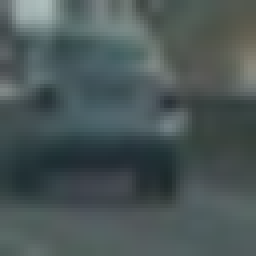
#> input picture data/vehicles/GTI_Far/image0024.png, 64 x 64 px (shown 4 times larger); its folder holds only this picture in this run
$ jupyter execute --allow-errors vehicle_detection.ipynb   (shell and % lines are left out)   (older library calls are emulated)
#> lines starting #> are read from the running program, lines starting #| are printed output that depends on the picture
##Imports

[cell 1]
import glob
import cv2
import math
import numpy as np

from sklearn.preprocessing import StandardScaler
from sklearn.model_selection import train_test_split
from sklearn.svm import LinearSVC

from skimage.feature import hog
import matplotlib.image as mpimg
import matplotlib.pyplot as plt

##Loading and visualisation of training data

[cell 2]
vehicle_data = np.array( glob.glob("./data/vehicles/**/*.png") )
non_vehicle_data = np.array( glob.glob("./data/non-vehicles/**/*.png") )
print('Vehicles loaded: {0}'.format(len(vehicle_data)))
print('Non-vehicles loaded: {0}'.format(len(non_vehicle_data)))

[cell 3]
def visualise_images(images):
    fig, axs = plt.subplots(
        nrows=math.ceil(len(images) / 5),
        ncols=5,
        figsize=(16,16)
    )
    axs = axs.ravel()

    for image, ax in zip(images, axs):
        ax.imshow(image)

def load_images(images_paths):
    return [
        cv2.cvtColor(
            cv2.imread(image_path),
            cv2.COLOR_BGR2RGB
        )
        for image_path in images_paths
    ]

def sample(images, sample_size):
    return images[ np.random.choice(np.arange(len(images)), sample_size) ]

[cell 4]
visualise_images(load_images(sample(vehicle_data, 5)))
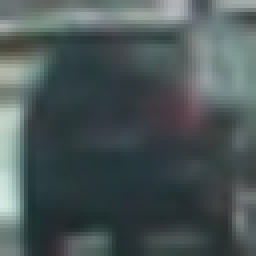
#> input picture data/vehicles/GTI_Left/image0023.png, 64 x 64 px (shown 4 times larger)
#> the loop in visualise_images, `for image, ax in zip(images, axs):` made 5 passes
#> (the rest of this cell did not finish here and is left out)


##Histogram of Gradients

[cell 5]
def get_hog_features(img, orient, pix_per_cell, cell_per_block, vis=True,
                     feature_vec=True):

    """
    Function accepts params and returns HOG features (optionally flattened) and an optional matrix for
    visualization. Features will always be the first return (flattened if feature_vector= True).
    A visualization matrix will be the second return if visualize = True.
    """

    return_list = hog(img, orientations=orient, pixels_per_cell=(pix_per_cell, pix_per_cell),
                                  cells_per_block=(cell_per_block, cell_per_block),
                                  # block_norm= 'L2-Hys',
                                  transform_sqrt=False,
                                  visualise= vis, feature_vector= feature_vec)

    if type(return_list) != tuple:
        return return_list

    # name returns explicitly
    hog_features = return_list[0]

    if vis:
        hog_image = return_list[1]
        return hog_features, hog_image
    else:
        return hog_features

[cell 6]
def visualise_hog(images_paths, sample_size):
    images_sample = sample(images_paths, sample_size)
    hog_images_sample = [
        get_hog_features(img[:,:,2], 9, 8, 8, vis=True, feature_vec=True)[1]
        for img in load_images(images_sample)
    ]

    visualise_images(load_images(images_sample))
    visualise_images(hog_images_sample)

visualise_hog(vehicle_data, 5)
#> in get_hog_features, `return_list = hog(img, orientations=orient, pixels_per_cell=(pix_per_c..`:
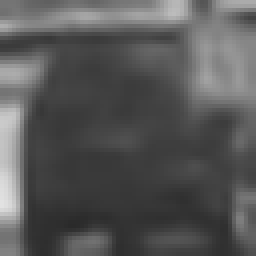
#> img: shape (64, 64) (shown 4 times larger); min 42, max 226, mean 87.1
#> in get_hog_features, `hog_features = return_list[0]`: hog_features = 576 values, max 0.236 at index 22, min 0 at index 17, mean 0.0186
#> in get_hog_features, `hog_image = return_list[1]`:
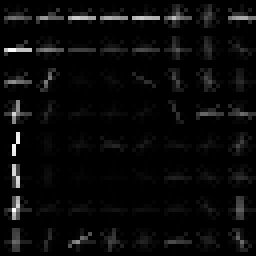
#> hog_image: shape (64, 64) float64 (shown 4 times larger); min 0, max 34.01, mean 1.3; drawn with min black and max white
#> in visualise_hog, `hog_images_sample = [ get_hog_features(img[:,:,2], 9, 8, 8, vis=True, ..`: hog_images_sample = 5 items
#> the loop in visualise_images (call 2), `for image, ax in zip(images, axs):` made 5 passes
#> (the rest of this cell did not finish here and is left out)


##Features extraction and classisicator training

[cell 7]
color_space = 'YCrCb' # Can be RGB, HSV, LUV, HLS, YUV, YCrCb
orient = 8  # HOG orientations
pix_per_cell = 8 # HOG pixels per cell
cell_per_block = 2 # HOG cells per block
hog_channel = 'ALL' # Can be 0, 1, 2, or "ALL"
spatial_size = (32, 32) # Spatial binning dimensions
hist_bins = 32    # Number of histogram bins
spatial_feat = True # Spatial features on or off
hist_feat = True # Histogram features on or off
hog_feat = True # HOG features on or off
y_start_stop = [350, 660] # Min and max in y to search in slide_window()

[cell 8]
import matplotlib.image as mpimg
import numpy as np
import cv2
from skimage.feature import hog
# Define a function to return HOG features and visualization
def get_hog_features(img, orient, pix_per_cell, cell_per_block,
                        vis=False, feature_vec=True):
    # Call with two outputs if vis==True
    if vis == True:
        features, hog_image = hog(img, orientations=orient,
                                  pixels_per_cell=(pix_per_cell, pix_per_cell),
                                  # block_norm= 'L2-Hys',
                                  cells_per_block=(cell_per_block, cell_per_block),
                                  transform_sqrt=True,
                                  visualise=vis, feature_vector=feature_vec)
        return features, hog_image
    # Otherwise call with one output
    else:
        features = hog(img, orientations=orient,
                       pixels_per_cell=(pix_per_cell, pix_per_cell),
                       cells_per_block=(cell_per_block, cell_per_block),
                       # block_norm= 'L2-Hys',
                       transform_sqrt=True,
                       visualise=vis, feature_vector=feature_vec)
        return features

# Define a function to compute binned color features
def bin_spatial(img, size=(32, 32)):
    # Use cv2.resize().ravel() to create the feature vector
    features = cv2.resize(img, size).ravel()
    # Return the feature vector
    return features

# Define a function to compute color histogram features
# NEED TO CHANGE bins_range if reading .png files with mpimg!
def color_hist(img, nbins=32, bins_range=(0, 256)):
    # Compute the histogram of the color channels separately
    channel1_hist = np.histogram(img[:,:,0], bins=nbins, range=bins_range)
    channel2_hist = np.histogram(img[:,:,1], bins=nbins, range=bins_range)
    channel3_hist = np.histogram(img[:,:,2], bins=nbins, range=bins_range)
    # Concatenate the histograms into a single feature vector
    hist_features = np.concatenate((channel1_hist[0], channel2_hist[0], channel3_hist[0]))
    # Return the individual histograms, bin_centers and feature vector
    return hist_features

# Define a function to extract features from a list of images
# Have this function call bin_spatial() and color_hist()
def extract_features(imgs, color_space='RGB', spatial_size=(32, 32),
                        hist_bins=32, orient=9,
                        pix_per_cell=8, cell_per_block=2, hog_channel=0,
                        spatial_feat=True, hist_feat=True, hog_feat=True):
    # Create a list to append feature vectors to
    features = []
    # Iterate through the list of images
    for file in imgs:
        file_features = []
        # Read in each one by one
        image = mpimg.imread(file)
        # apply color conversion if other than 'RGB'
        if color_space != 'RGB':
            if color_space == 'HSV':
                feature_image = cv2.cvtColor(image, cv2.COLOR_RGB2HSV)
            elif color_space == 'LUV':
                feature_image = cv2.cvtColor(image, cv2.COLOR_RGB2LUV)
            elif color_space == 'HLS':
                feature_image = cv2.cvtColor(image, cv2.COLOR_RGB2HLS)
            elif color_space == 'YUV':
                feature_image = cv2.cvtColor(image, cv2.COLOR_RGB2YUV)
            elif color_space == 'YCrCb':
                feature_image = cv2.cvtColor(image, cv2.COLOR_RGB2YCrCb)
        else: feature_image = np.copy(image)

        if spatial_feat == True:
            spatial_features = bin_spatial(feature_image, size=spatial_size)
            file_features.append(spatial_features)
        if hist_feat == True:
            # Apply color_hist()
            hist_features = color_hist(feature_image, nbins=hist_bins)
            file_features.append(hist_features)
        if hog_feat == True:
        # Call get_hog_features() with vis=False, feature_vec=True
            if hog_channel == 'ALL':
                hog_features = []
                for channel in range(feature_image.shape[2]):
                    hog_features.append(get_hog_features(feature_image[:,:,channel],
                                        orient, pix_per_cell, cell_per_block,
                                        vis=False, feature_vec=True))
                hog_features = np.ravel(hog_features)
            else:
                hog_features = get_hog_features(feature_image[:,:,hog_channel], orient,
                            pix_per_cell, cell_per_block, vis=False, feature_vec=True)
            # Append the new feature vector to the features list
            file_features.append(hog_features)
        features.append(np.concatenate(file_features))
    # Return list of feature vectors
    return features

# Define a function that takes an image,
# start and stop positions in both x and y,
# window size (x and y dimensions),
# and overlap fraction (for both x and y)
# [60 lines left out: functions slide_window, draw_boxes, convert_color, not called in this run]

##Adapted from lessons

[cell 9]
import matplotlib.image as mpimg
import matplotlib.pyplot as plt
import numpy as np
import cv2
import glob
import time
from sklearn.svm import LinearSVC
from sklearn.preprocessing import StandardScaler
from skimage.feature import hog
# NOTE: the next import is only valid for scikit-learn version <= 0.17
# for scikit-learn >= 0.18 use:
# from sklearn.model_selection import train_test_split
from sklearn.cross_validation import train_test_split

# Define a function to extract features from a single image window
# This function is very similar to extract_features()
# just for a single image rather than list of images
# [77 lines left out: functions single_img_features, search_windows, not called in this run]


# Read in cars and notcars
images = glob.glob('*.jpeg')
# [7 lines of commented-out code are left out]

cars = vehicle_data
notcars = non_vehicle_data

# Reduce the sample size because
# The quiz evaluator times out after 13s of CPU time
# sample_size = 500
# cars = cars[0:sample_size]
# notcars = notcars[0:sample_size]

car_features = extract_features(cars, color_space=color_space,
                        spatial_size=spatial_size, hist_bins=hist_bins,
                        orient=orient, pix_per_cell=pix_per_cell,
                        cell_per_block=cell_per_block,
                        hog_channel=hog_channel, spatial_feat=spatial_feat,
                        hist_feat=hist_feat, hog_feat=hog_feat)
#> in extract_features, `feature_image = cv2.cvtColor(image, cv2.COLOR_RGB2YCrCb)`: feature_image: shape (64, 64, 3) float32; mean of channels 0, 1, 2 0.326, 0.476, 0.509
#> in bin_spatial, `features = cv2.resize(img, size).ravel()`: features = 3072 values, max 0.721 at index 15, min 0.154 at index 2172, mean 0.437
#> in extract_features, `spatial_features = bin_spatial(feature_image, size=spatial_size)`: spatial_features has the same summary as features in bin_spatial
#> in color_hist, `hist_features = np.concatenate((channel1_hist[0], channel2_hist[0], ch..`: hist_features = 96 values, max 4096 at index 0, min 0 at index 1, mean 128
#> after the loop in extract_features, `for channel in range(feature_image.shape[2]):`: hog_features = 3 items
#> in extract_features, `hog_features = np.ravel(hog_features)`: hog_features = 4704 values, max 0.533 at index 1411, min 0 at index 1, mean 0.139
#> car_features = 2 items
notcar_features = extract_features(notcars, color_space=color_space,
                        spatial_size=spatial_size, hist_bins=hist_bins,
                        orient=orient, pix_per_cell=pix_per_cell,
                        cell_per_block=cell_per_block,
                        hog_channel=hog_channel, spatial_feat=spatial_feat,
                        hist_feat=hist_feat, hog_feat=hog_feat)

# Create an array stack of feature vectors
#> (the rest of this cell did not finish here and is left out)
